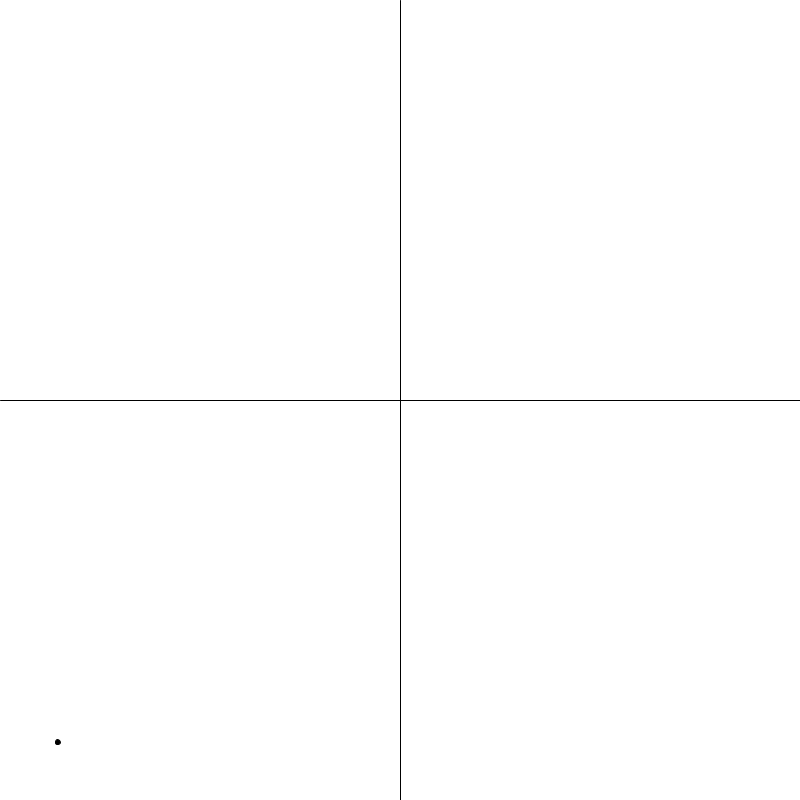
Frame 1 (no input)
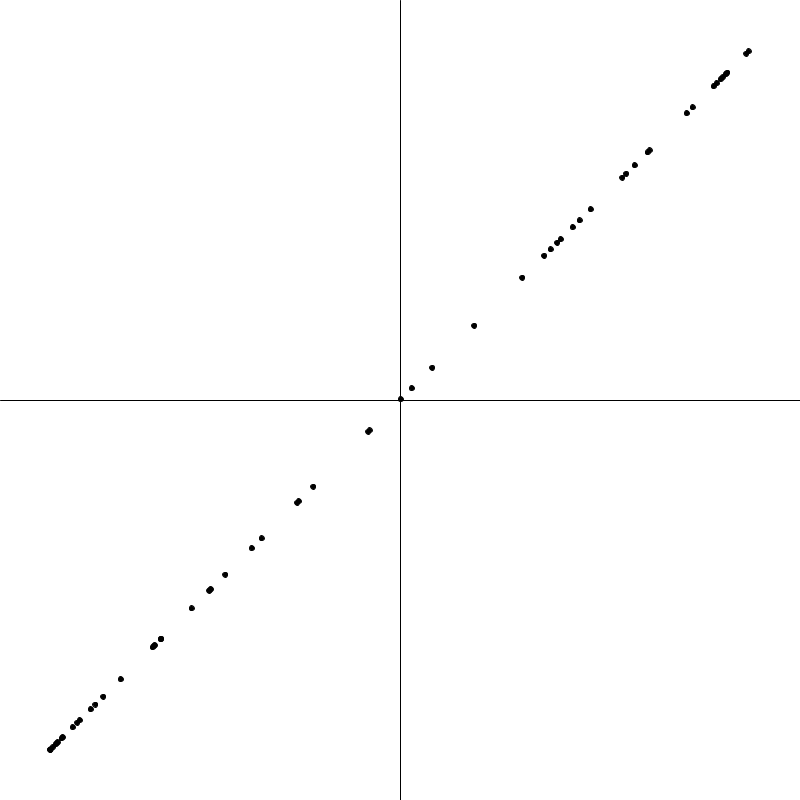
Frame 60 (the mouse pressed at the canvas centre just before this capture)
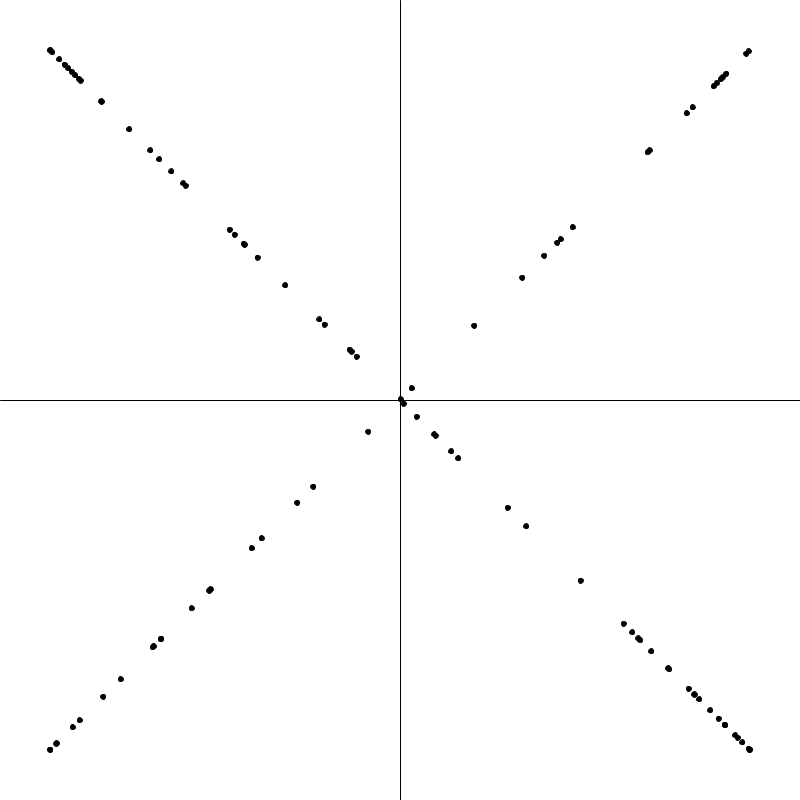
Frame 120 (the mouse held since frame 60 and released just before this capture)

The Processing sketch that drew these frames (run headless with seeded random() and noise(); from frame 60 on, the mouse is pressed at the canvas centre):

// Processing sketch: Project
// ── Project.pde
// To have lines change this to true
boolean showAxis = true;
// Change this for the max number of points
int maxPoints = 100;
int count = 0;
// The x and y axis
Axis[] axis = new Axis[2];
// The array of points
Point[] points = new Point[maxPoints];

void setup() {
  // Set the window size
  size(800, 800);
  // Initiate the axis
  if (showAxis) {
    for (int i = 0; i < 2; i++) {
      axis[i] = new Axis(i);
    }
  }
  // Initiate the points outside of the window
  for (int i = 0; i < maxPoints; i++) {
    points[i] = new Point(-10, -10);
  }
}

void draw() {
  // Set the background color to white
  background(255, 255, 255);
  // Show the axis
  if (showAxis) {
    for (int i = 0; i < 2; i++) {
      axis[i].show();
    }
  }
  // Recieve the data and update the points
  recieveData();
  // Show the points
  for (int i = 0; i < maxPoints; i++) {
    points[i].show();
  }
}

void recieveData() {
  // TODO: Recieve the UDP packets
  
  // ========================== TEST DATA ====================================
  delay(1);
  // I dont know why but this makes it work
  float r = random(-10, 10);
  // Alfa is maped to be between 0 and 2PI from the mouseX
  float alfa = map(mouseX, 0, width, 0, 2 * PI);
  // Move and show the point
  // These calculations are just to center the results because the coordinate (0, 0) is in the top left corner and the point (width, height) is in the bottom right corner
  float x = width/2 + cos(r) * (width - 100) / 2;
  float y = height/2 + -cos(alfa + r) * (height - 100) / 2;
  // ========================== TEST DATA ====================================
  
  // Update the point and the count variable
  points[count].update(x, y);
  count++;
  if(count == maxPoints){
    count = 0; 
  }
}

// ── Axis.pde
class Axis {
  int ref;

  Axis(int ref) {
    this.ref = ref;
  }

  void show() {
    // Draw the line in black
    stroke(0, 0, 0);
    // If it's 0 it's the horizontal line (x axis)
    if (ref == 0) {
      // Draw a line from point (0, height/2) to point (width, height/2)
      line(0, height/2, width, height/2);
    }
    // If it's 1 it's the vertical axis (y axis)
    else if (ref == 1) {
      // Draw a line from point (width/2, 0) to point (width/2, height)
      line(width/2, 0, width/2, height);
    }
  }
}

// ── Point.pde
class Point {
  float x;
  float y;
  // To change the size of the points
  int size = 5;

  Point(float x, float y) {
    update(x, y);
  }

  // This updates the position of the point
  void update(float x, float y) {
    this.x = x;
    this.y = y;
  }

  void show() {
    // Fill the shape of the point with black
    fill(0, 0, 0);
    // and draw the circle
    ellipse(x, y, size, size);
  }
}
